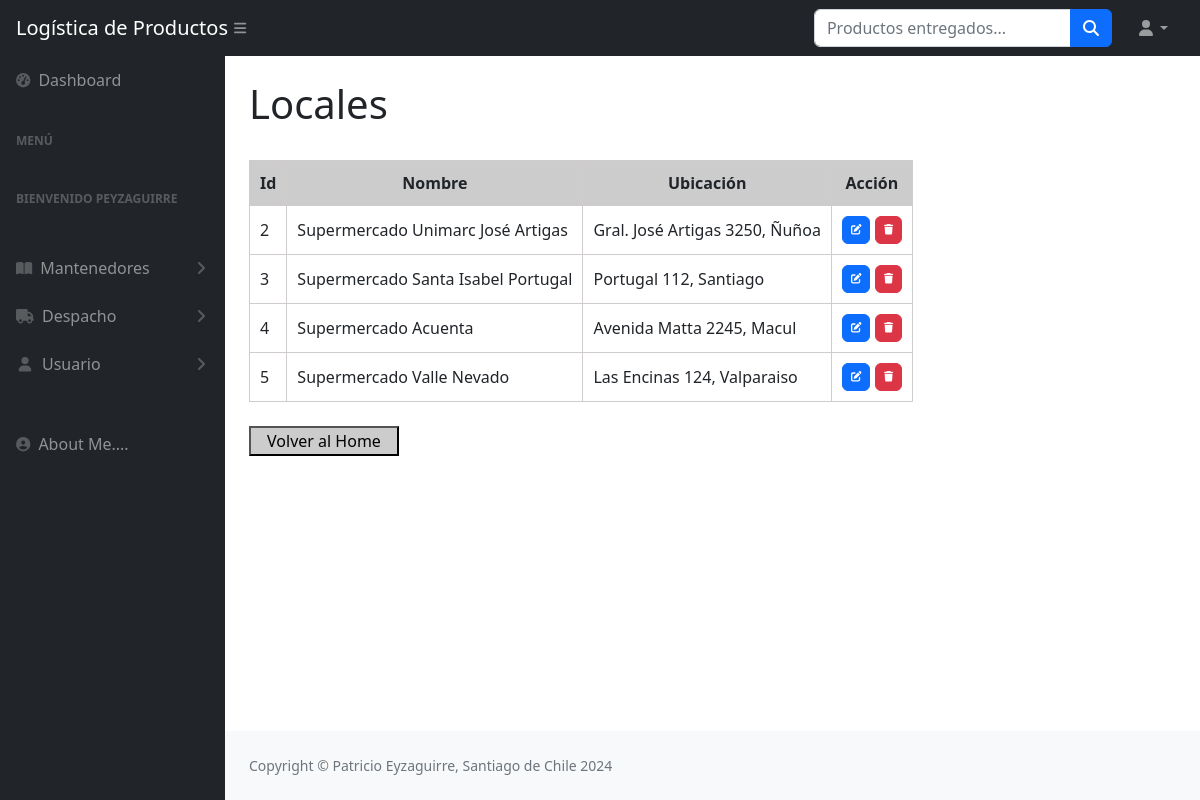
The page /Flujos/Locales (signed in) on the database its author committed.
### Flujos/models.py (models this page shows, shortened)
class Locales(models.Model):
    nombre = models.CharField(max_length = 50)
    ubicacion = models.CharField(max_length = 50)

### Flujos/views.py (the view)
# urls.py: path('Locales', ver_locales, name = "locales"),
@login_required
def ver_locales(request):
    contexto = {'locales': Locales.objects.all()}
    return render(request, "Flujos/locales.html", contexto)

### Flujos/templates/Flujos/locales.html (shortened to what this page needs)
{% extends 'Flujos/home.html' %}
{% block titulo %}
    <div class="container-fluid px-4">
        <h1 class="mt-4">Locales</h1>
        <br>
    </div>
{% endblock titulo %}
{% block contenido %}
    <div class="container-fluid px-4">
        <table>
            <thead>
                <tr>
                    <th>Id</th>
                    <th>Nombre</th>
                    <th>Ubicación</th>
                    <th>Acción</th>
                </tr>
            </thead>
            <tbody>
                {% for c in locales %}
                    <tr>
                        <td>{{c.id}}</td>
                        <td>{{c.nombre}}</td>
                        <td>{{c.ubicacion}}</td>
                        <td>
                            <a
                                href="{% url 'ActualizaLocal' c.id %}"
                                class="btn btn-primary"
                                style="--bs-btn-padding-y: .25rem; --bs-btn-padding-x: .5rem; --bs-btn-font-size: .75rem;">
                                <i class="fa fa-edit fa-sm" title="Editar"></i>
                            </a>
                            <a
                            href="{% url 'BorraLocal' c.id %}"
                                class="btn btn-danger"
                                style="--bs-btn-padding-y: .25rem; --bs-btn-padding-x: .5rem; --bs-btn-font-size: .75rem;">
                                <i class="fa fa-trash fa-sm" title="Eliminar"></i>
                            </a>
                        </td>
                    </tr>
                {% endfor %}
            </tbody>
        </table>
        <br>
        <a href="{% url 'home' %}">
            <input type="button" value= "Volver al Home" style="background-color: #cccccc; width: 150px">
        </a>
    </div>
{% endblock contenido %}

### Flujos/templates/Flujos/home.html (shortened to what this page needs)
<!DOCTYPE html>
<html lang="en">
    <head>
        {% load static %}
        <link href="https://cdn.jsdelivr.net/npm/simple-datatables@7.1.2/dist/style.min.css" rel="stylesheet" />
        <link href="{% static 'css/styles.css' %}" rel="stylesheet" />
    </head>
    <body class="sb-nav-fixed">
        <nav class="sb-topnav navbar navbar-expand navbar-dark bg-dark">
            <a class="navbar-brand ps-3" href="{% url 'home' %}">Logística de Productos</a>
            <button class="btn btn-link btn-sm order-1 order-lg-0 me-4 me-lg-0" id="sidebarToggle" href="#!"><i class="fas fa-bars"></i></button>
            <form class="d-none d-md-inline-block form-inline ms-auto me-0 me-md-3 my-2 my-md-0" action="{% url 'buscar_despacho' %}" method="get">
                <div class="input-group">
                    <input class="form-control" type="text" placeholder="Productos entregados..." aria-label="Search for..." aria-describedby="btnNavbarSearch" name="buscar" id="buscar"/>
                    <button class="btn btn-primary" id="btnNavbarSearch" type="submit" value="Buscar"><i class="fas fa-search"></i></button>
                </div>
            </form>
            <ul class="navbar-nav ms-auto ms-md-0 me-3 me-lg-4">
                <li class="nav-item dropdown">
                    <a class="nav-link dropdown-toggle" id="navbarDropdown" href="#" role="button" data-bs-toggle="dropdown" aria-expanded="false"><i class="fas fa-user fa-fw"></i></a>
                </li>
            </ul>
        </nav>
        <div id="layoutSidenav">
            <div id="layoutSidenav_nav">
                <nav class="sb-sidenav accordion sb-sidenav-dark" id="sidenavAccordion">
                    <div class="sb-sidenav-menu">
                        <div class="nav">
                            <a class="nav-link" href="{% url 'home' %}">
                                <div class="sb-nav-link-icon"><i class="fas fa-tachometer-alt"></i></div>
                                Dashboard
                            </a>
                            <div class="sb-sidenav-menu-heading">Menú</div>
                            {% if user.is_authenticated %}
                                <div class="sb-sidenav-menu-heading">Bienvenido {{user.username}}</div>
                                <div class="text-center">
                                </div>
                                <a class="nav-link collapsed" href="#" data-bs-toggle="collapse" data-bs-target="#collapsePages" aria-expanded="false" aria-controls="collapsePages">
                                    <div class="sb-nav-link-icon"><i class="fas fa-book-open"></i></div>
                                    Mantenedores
                                    <div class="sb-sidenav-collapse-arrow"><i class="fas fa-angle-down"></i></div>
                                </a>
                                <a class="nav-link collapsed" href="#" data-bs-toggle="collapse" data-bs-target="#collapsePages3" aria-expanded="false" aria-controls="collapsePages">
                                    <div class="sb-nav-link-icon"><i class="fas fa-truck fa-fw"></i></div>
                                    Despacho
                                    <div class="sb-sidenav-collapse-arrow"><i class="fas fa-angle-down"></i></div>
                                </a>
                                <a class="nav-link collapsed" href="#" data-bs-toggle="collapse" data-bs-target="#collapsePages2" aria-expanded="false" aria-controls="collapsePages">
                                    <div class="sb-nav-link-icon"><i class="fas fa-user fa-fw"></i></div>
                                    Usuario
                                    <div class="sb-sidenav-collapse-arrow"><i class="fas fa-angle-down"></i></div>
                                </a>
                                <a class="nav-link" href="{% url 'AboutMe' %}">
                                    <div class="sb-nav-link-icon"><i class="fas fa fa-user-circle"></i></div>
                                    About Me....
                                </a>
                            {% endif %}
                        </div>
                    </div>
                </nav>
            </div>
            <div id="layoutSidenav_content">
                {% block titulo %}{% endblock titulo %}
                {% block contenido %}
                {% endblock contenido %}
                <footer class="py-4 bg-light mt-auto">
                    <div class="container-fluid px-4">
                        <div class="d-flex align-items-center justify-content-between small">
                            <div class="text-muted">Copyright &copy; Patricio Eyzaguirre, Santiago de Chile 2024</div>
                        </div>
                    </div>
                </footer>
            </div>
        </div>
    </body>
</html>

### Flujos/templates/Flujos/locales.html (style rules this page uses)
table, th, td { border: 1px solid #d1cccc; border-collapse: collapse; }
th, td { padding: 10px; }
th { text-align: center; background-color: #cccccc ; }

### rows shown on the page
Locales: id "2", nombre "Supermercado Unimarc José Artigas", ubicacion "Gral. José Artigas 3250, Ñuñoa"
Locales: id "3", nombre "Supermercado Santa Isabel Portugal", ubicacion "Portugal 112, Santiago"
Locales: id "4", nombre "Supermercado Acuenta", ubicacion "Avenida Matta 2245, Macul"
Locales: id "5", nombre "Supermercado Valle Nevado", ubicacion "Las Encinas 124, Valparaiso"

### other values the page prints
{{ user.username }} "PEYZAGUIRRE"
